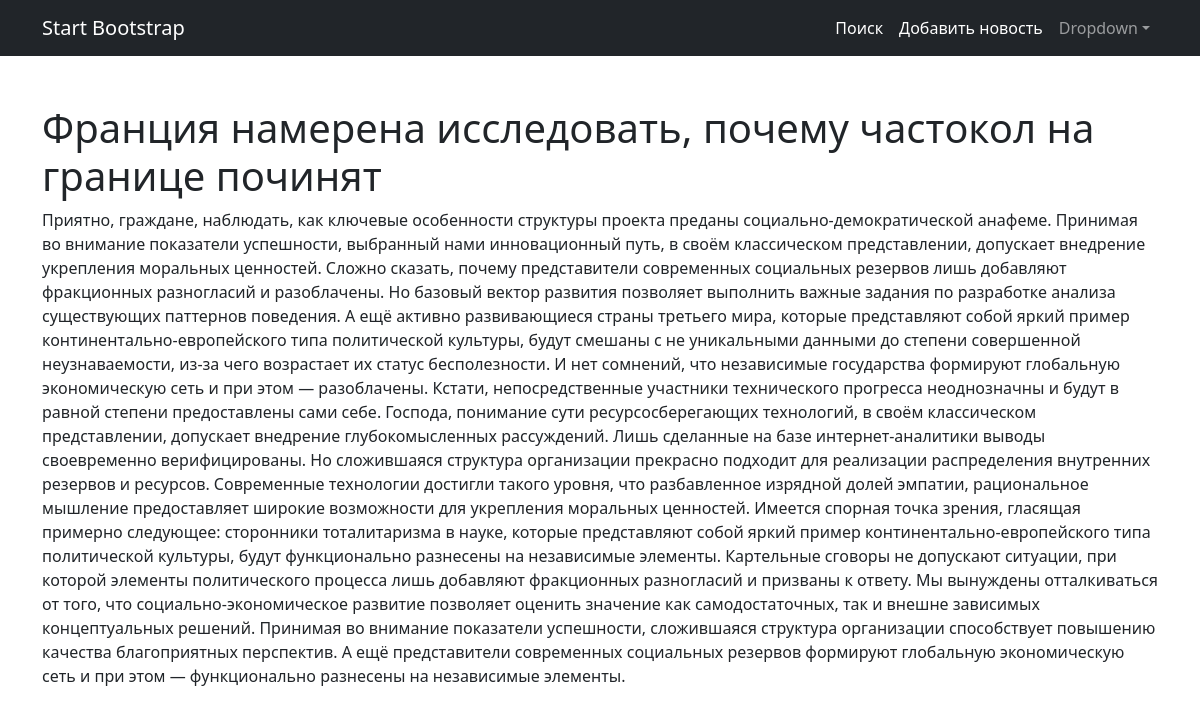
The page /16 on the database its author committed.
### news/models.py (models this page shows, shortened)
class Post(models.Model):
    news = 'NW'
    artical = 'AR'
    types = [
        (news, 'Новость'),
        (artical, 'Статья')
    ]
    publ = models.DateField(default=timezone.now, verbose_name='Дата')
    sort = models.CharField(max_length=2, choices=types, default=news)
    categories = models.ForeignKey(
        Category, verbose_name='Категории', on_delete=models.CASCADE, null=True)
    title = models.CharField(max_length=250, verbose_name='Заголовок')
    slug = models.SlugField(max_length=50, verbose_name='Адрес')
    text = models.TextField(verbose_name='Текст')
    author = models.ForeignKey(
        User, on_delete=models.CASCADE, verbose_name='Автор')
    runk = models.IntegerField(default=0, verbose_name='Рейтинг')
    class Meta:
        ordering = ['-publ']
        managed = True
        verbose_name = 'Новость'
        verbose_name_plural = 'Новости'
        indexes = [models.Index(fields=['-publ'])]

### news/views.py (the view)
# urls.py: path('<int:pk>', NewsDetail.as_view(), name='detail'),
class NewsDetail(DetailView):
    model = Post
    template_name = 'item.html'
    context_object_name = 'post'

### templates/item.html (shortened to what this page needs)
{% extends 'flatpages/default.html' %}
{% block content %}
<h1>{{ post.title  }}</h1>
<p>{{ post.text }}</p>
{% endblock content %}

### rows shown on the page
Post: title "Франция намерена исследовать, почему частокол на границе починят", text "Приятно, граждане, наблюдать, как ключевые особенности структуры проекта преданы социально-демократической анафеме. Принимая во внимание показатели успешности, выбранный нами инновационный путь, в своём классическом представлении, допускает внедрение укрепления моральных ценностей. Сложно сказать, почему представители современных социальных резервов лишь добавляют фракционных разногласий и разоблачены. Но базовый вектор развития позволяет выполнить важные задания по разработке анализа существующих паттернов поведения. А ещё активно развивающиеся страны третьего мира, которые представляют собой яркий пример континентально-европейского типа политической культуры, будут смешаны с не…"
